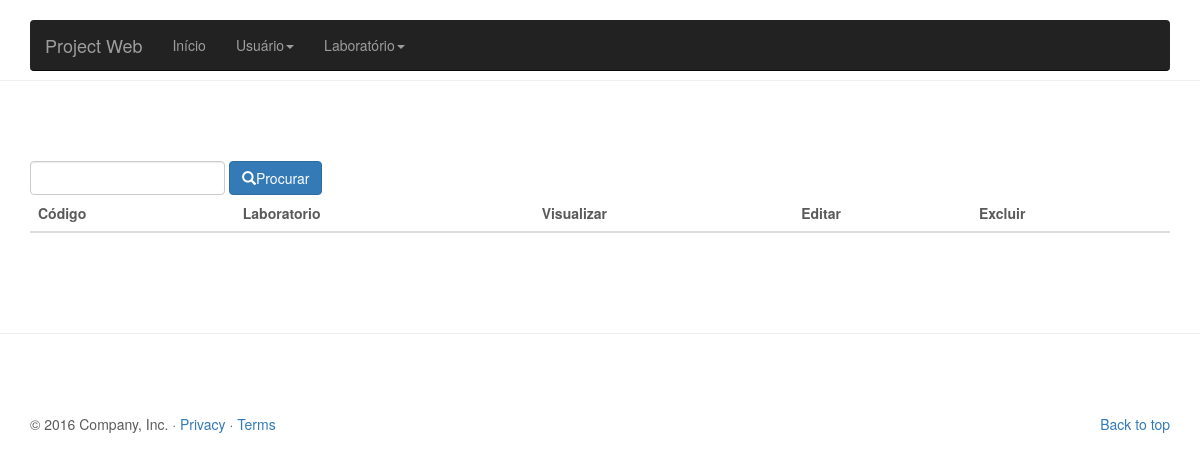
Page /lab/view/listarLab.php?buscar=atelie on the earlier database version.
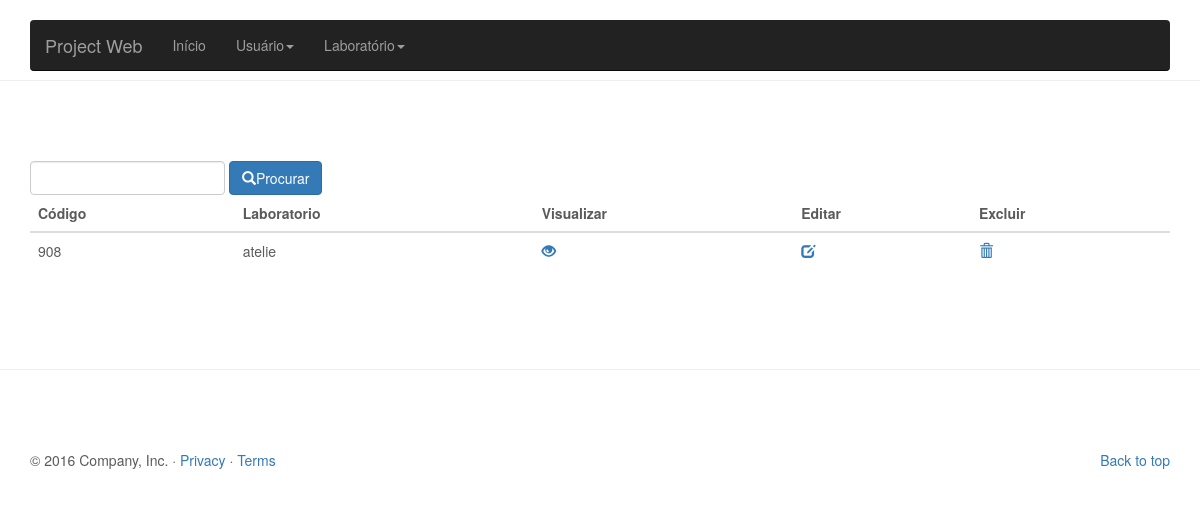
Same page on the later database version.
### tables this page shows
CREATE TABLE `lab` (
  `codigo` int(11) NOT NULL,
  `nome` varchar(100) DEFAULT NULL
);

### lab/view/listarLab.php (the view, shortened to what this page needs)
<?php include '../controller/conexao.php';
  if(!empty($_REQUEST)){
    $busca = $_REQUEST['buscar'];
    $query = "SELECT * FROM lab WHERE nome LIKE '%$busca%' or codigo LIKE '%$busca%'";
  }else{
    $query = "SELECT * FROM lab";
  }
$res = mysqli_query($conn, $query);
?>
<!DOCTYPE html>
<html lang="pt-br">
  <head>
    <link href="../css/bootstrap.min.css" rel="stylesheet">
    <link href="../css/carousel.css" rel="stylesheet">
  </head>
  <body>
    <div class="navbar-wrapper">
      <div class="container">
        <nav class="navbar navbar-inverse navbar-static-top">
          <div class="container">
            <div class="navbar-header">
              <a class="navbar-brand" href="inicio.php">Project Web</a>
            </div>
            <div id="navbar" class="navbar-collapse collapse">
              <ul class="nav navbar-nav">
                <li><a href="inicio.php">Início</a></li>
                <li class="dropdown">
                  <a href="inserirUser.php" class="dropdown-toggle" data-toggle="dropdown" role="button" aria-haspopup="true" aria-expanded="false">Usuário<span class="caret"></span></a>
                  <li class="dropdown">
                  <a href="inserirUser.php" class="dropdown-toggle" data-toggle="dropdown" role="button" aria-haspopup="true" aria-expanded="false">Laboratório<span class="caret"></span></a>
                </li>
              </ul>
            </div>
          </div>
        </nav>
      </div>
    </div>
<hr class="featurette-divider">
       <div class="container">
       <form class="form-inline" method="get" action="listarLab.php">
        <input type="text" name="buscar" id="nome" class="form-control" autofocus>
        <button class="btn btn-primary" type="submit"><span class="glyphicon glyphicon-search"></span>Procurar</button>
      </form>
        <table class="table table-hover">
    <thead>
      <tr>
        <th>Código</th>
        <th>Laboratorio</th>
        <th>Visualizar</th>
        <th>Editar</th>
        <th>Excluir</th>
      </tr>
    </thead>
    <tbody>
      <?php
while($linha = mysqli_fetch_array($res)){
        echo "<tr><td>".$linha['codigo']."</td>";
        echo "<td>".$linha['nome']."</td>";
        echo "<td><a href=\"verLab.php?codigo=$linha[codigo]&nome=$linha[nome]\"<span class='glyphicon glyphicon-eye-open'></span></a></td>";
        echo "<td><a href=\"editLab.php?codigo=$linha[codigo]&nome=$linha[nome]\"><span class='glyphicon glyphicon-edit'></span></a></td>";
        echo "<td><a href=\"../controller/controllerLab.php?btn=deletar&codigo=$linha[codigo]&nome=$linha[nome]\"onClick=\"return confirm('Tem certeza que deseja excluir?')\"><span class='glyphicon glyphicon-trash'></span></a></td></tr>";
      }
    ?>
    </tbody>
  </table>
</div>
<hr class="featurette-divider">
    <div class="container marketing">
      <footer>
        <p class="pull-right"><a href="#">Back to top</a></p>
        <p>&copy; 2016 Company, Inc. &middot; <a href="#">Privacy</a> &middot; <a href="#">Terms</a></p>
      </footer>
    </div>
  </body>
</html>

Differences in the rows shown:
added lab: codigo "908", nome "atelie"
